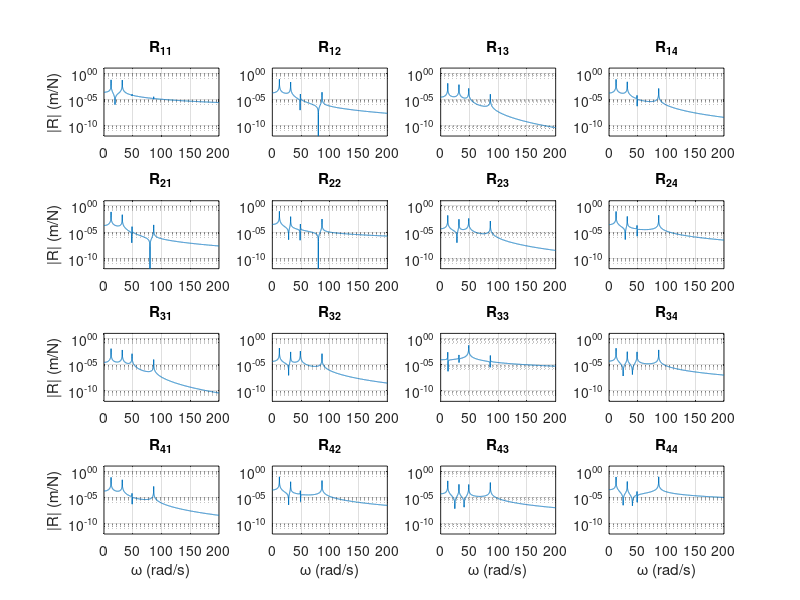

Recreate this plot in MATLAB.
% Programa para frecuencias naturales
% y formas modales de sistemas de multiples
% grados de libertad de parametros concentrados
% y estimacion de la receptancia
% Sergio Rojas 2026_10_29
% Adaptado al sistema 2 de la tarea 8 (4 GDL)
clc, clear, close all
% Definir el sistema vibratorio
k1=3000; k2=5000; k3=17000; k4=10000; k5=2000;
m1=10; m2=15; m3=5; m4=3;
disp("Matriz de masa")
M=diag([m1 m2 m3 m4])
disp("Matriz de rigidez")
K=[k1+k2  -k2     0      0;
   -k2    k2+k3   0     -k3;
   0      0       k4+k5 -k5;
   0     -k3     -k5     k3+k5]
%Valores y vectores caracteristicos
[vec,val]=eig(M\K);
[lambda,orden]=sort(diag(val));
vec=vec(:,orden);
disp("Vectores caracteristicos (cada columna es un modo, x1=1)")
vec=vec./vec(1,:)
disp("frecuencias naturales (rad/s)")
fn=sqrt(lambda)
% Estimacion de la receptancia
w=0:0.1:200;
n=size(M,1);
for j=1:length(w)
    Re(:,:,j)=inv(-w(j).^2*M+K);
end
% Graficas de receptancia: fila a = respuesta, columna b = fuerza
figure('Position',[50 50 1000 860])
for a=1:n
    for b=1:n
        subplot(n,n,(a-1)*n+b)
        semilogy(w,abs(squeeze(Re(a,b,:))))
        grid on, xlim([0 200]), ylim([1e-12 10])
        yticks([1e-10 1e-5 1])
        title(sprintf('R_{%d%d}',a,b))
        if a==n, xlabel('\omega (rad/s)'), end
        if b==1, ylabel('|R| (m/N)'), end
    end
end
